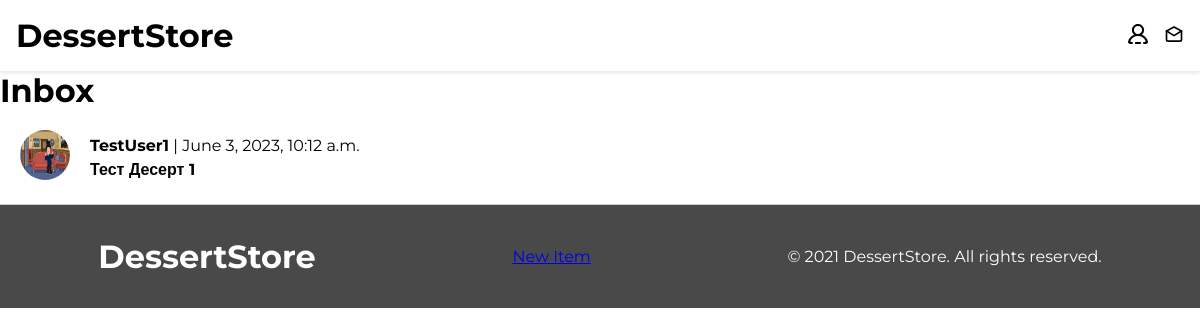
Page /inbox/ (signed in) on the earlier database version.
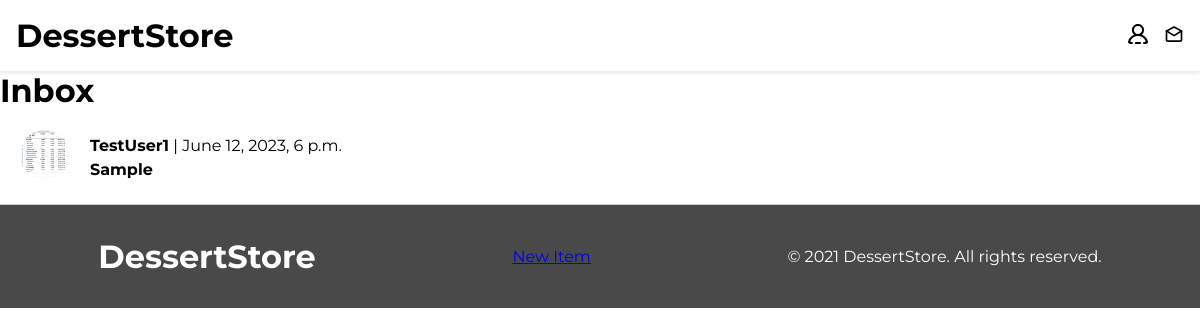
Same page on the later database version.
### chat/models.py (models this page shows)
class Chat(models.Model):
    item = models.ForeignKey(Item, related_name='chats', on_delete=models.CASCADE)
    members = models.ManyToManyField(User, related_name='chats')
    created_at = models.DateTimeField(auto_now_add=True)
    modified_at = models.DateTimeField(auto_now=True)
    class Meta:
        ordering = ('-modified_at', )

### itemsManager/models.py (models this page shows, shortened)
class Item(models.Model):
    category = models.ForeignKey(Category, related_name='items', on_delete=models.CASCADE)
    name = models.CharField(max_length=255)
    description = models.TextField(blank=True, null=True)
    price = models.FloatField()
    image = models.ImageField(upload_to="itemsImages", blank=True, null=True)
    instock = models.BooleanField(default=False)
    created_by = models.ForeignKey(User, related_name='items', on_delete=models.CASCADE)
    created_at = models.DateTimeField(auto_now_add=True)

### chat/views.py (the view)
# urls.py: path('', views.inbox, name='inbox'),
@login_required
def inbox(request):
    chats = Chat.objects.filter(members__in = [request.user.id])
    return render(request, 'chat/inbox.html', {
        'chats': chats,
    })

### chat/templates/chat/inbox.html (shortened to what this page needs)
{% extends 'core/base.html' %}
{% block content %}
    <div>
        <h1>Inbox</h1>
    </div>
    <div>
        {% for chat in chats%}
            <a href="{% url 'chat:detail' chat.id %}" class="chat-wrapper">
                <div class="chat-conteiner">
                    <div class="img">
                        <img src="{{ chat.item.image.url }}" alt="#" class="user-photo">
                    </div>
                    <div class="member">
                        {% for member in chat.members.all %}
                            {% if member != request.user %}
                                <p class="username"><strong>{{ member.username }}</strong> | {{ chat.modified_at }}</p>
                                <p class="chat-name">{{ chat.item.name }}</p>
                            {% endif %}
                        {% endfor %}
                    </div>
                </div>
            </a>
        {% endfor %}
    </div>
{% endblock content %}

Differences in the rows shown:
removed Chat: item.image (picture), modified_at "June 3, 2023, 10:12 a.m.", item.name "Тест Десерт 1"
added Chat: item.image (picture), modified_at "June 12, 2023, 6 p.m.", item.name "Sample"
